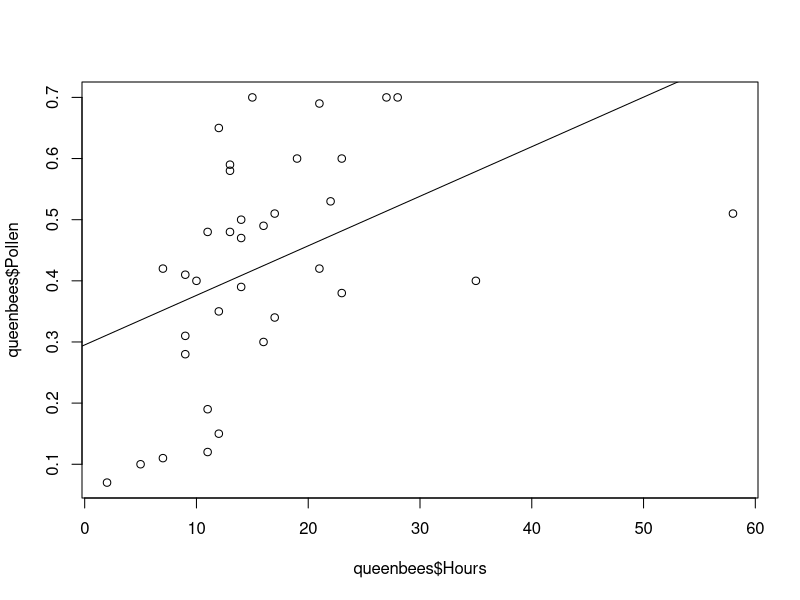
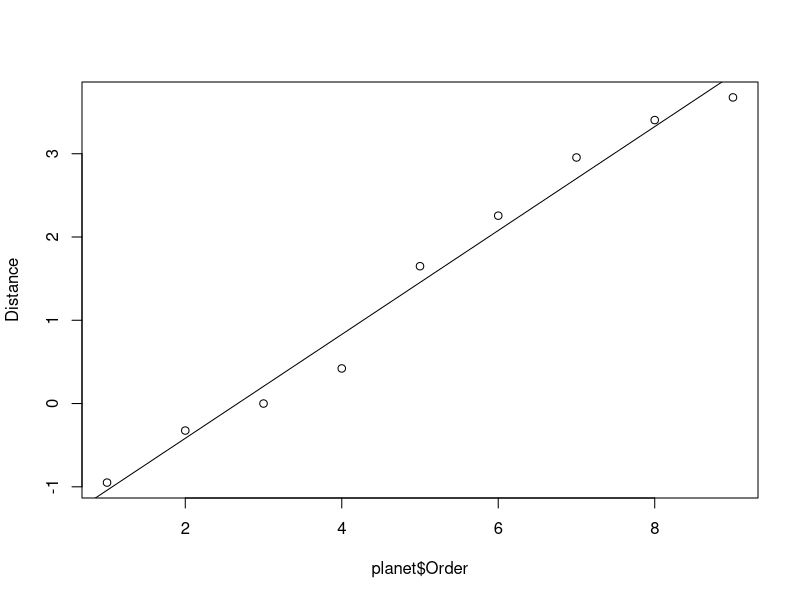
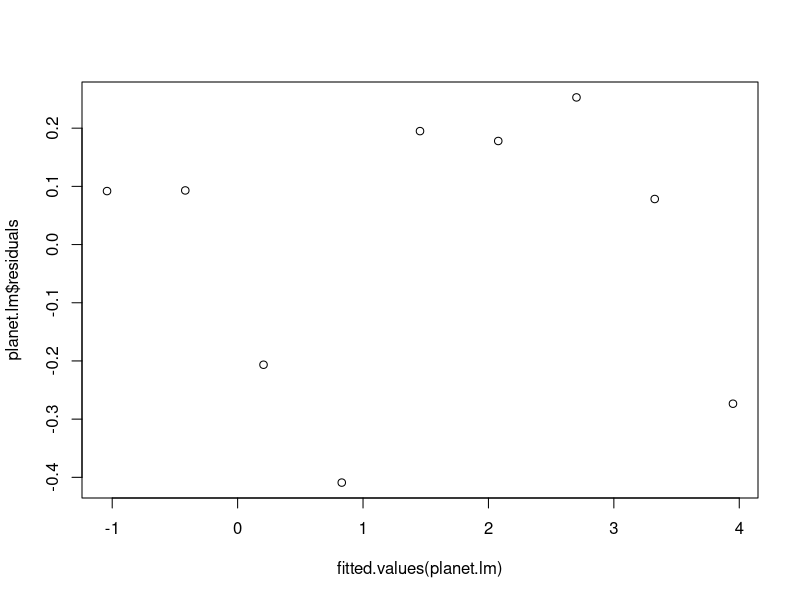
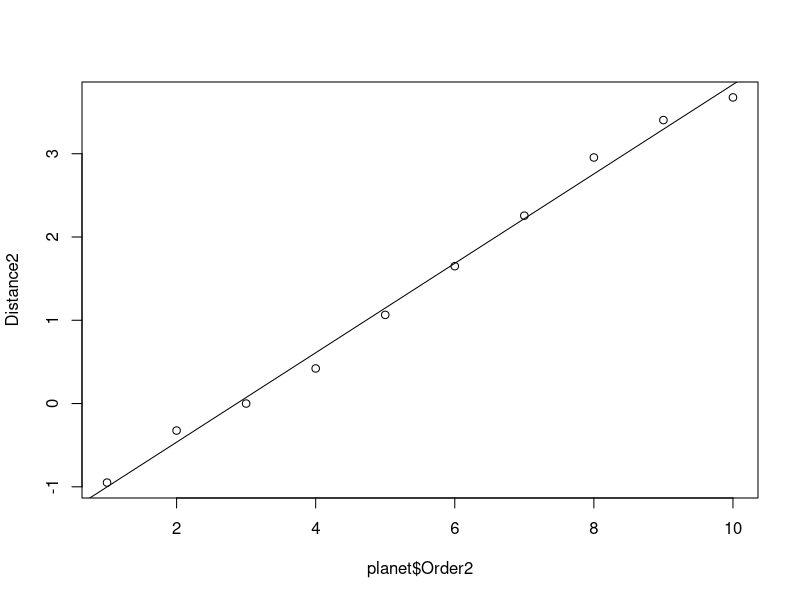
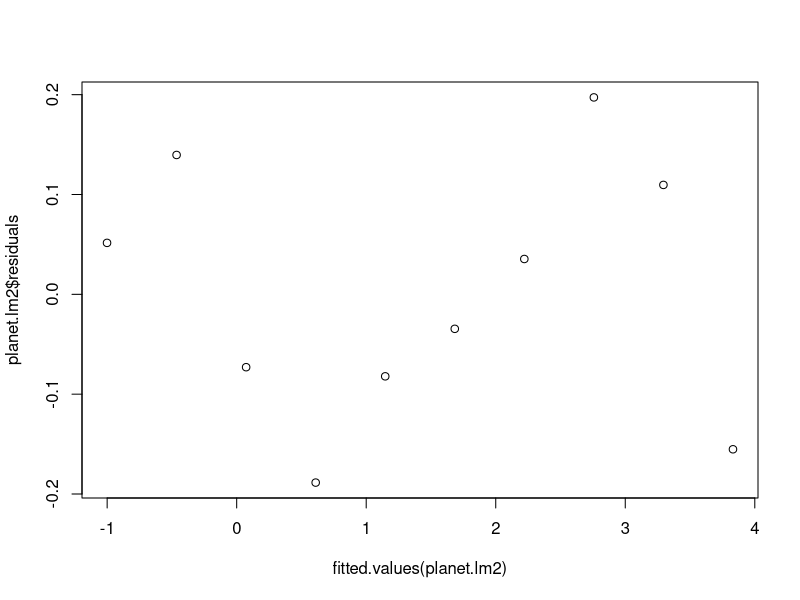

Here is the R script that generated these plots, in order:
## ---- chunk 1
knitr::opts_chunk$set(echo = TRUE)

library("tidyverse")
library("car")
## ---- chunk 2
types <- list('n', 'n', 'c')
bees <- read_csv("data/ex0327.csv",
                 col_names = c("Pollen", "Hours", "Bee"), 
                 skip = 1)

# Use this code...
queenbees <- filter(bees, Bee == "Queen")
## ---- chunk 3
(bees.lm <- lm(queenbees$Pollen ~ queenbees$Hours))
plot(queenbees$Hours, queenbees$Pollen)
abline(bees.lm)
## ---- chunk 4
planet <- read_csv("data/ex0721.csv")
(planet.lm <- lm(planet$Distance ~ planet$Order))
## ---- chunk 5
Distance <- log(planet$Distance)
plot(planet$Order, Distance)
(planet.lm <- lm(Distance ~ planet$Order))
abline(planet.lm)

## ---- chunk 6
plot(fitted.values(planet.lm),planet.lm$residuals)
## ---- chunk 7
Distance2 <- log(planet$Distance2)
plot(planet$Order2, Distance2)
(planet.lm2 <- lm(Distance2 ~ planet$Order2))
abline(planet.lm2)
## ---- chunk 8
plot(fitted.values(planet.lm2),planet.lm2$residuals)
